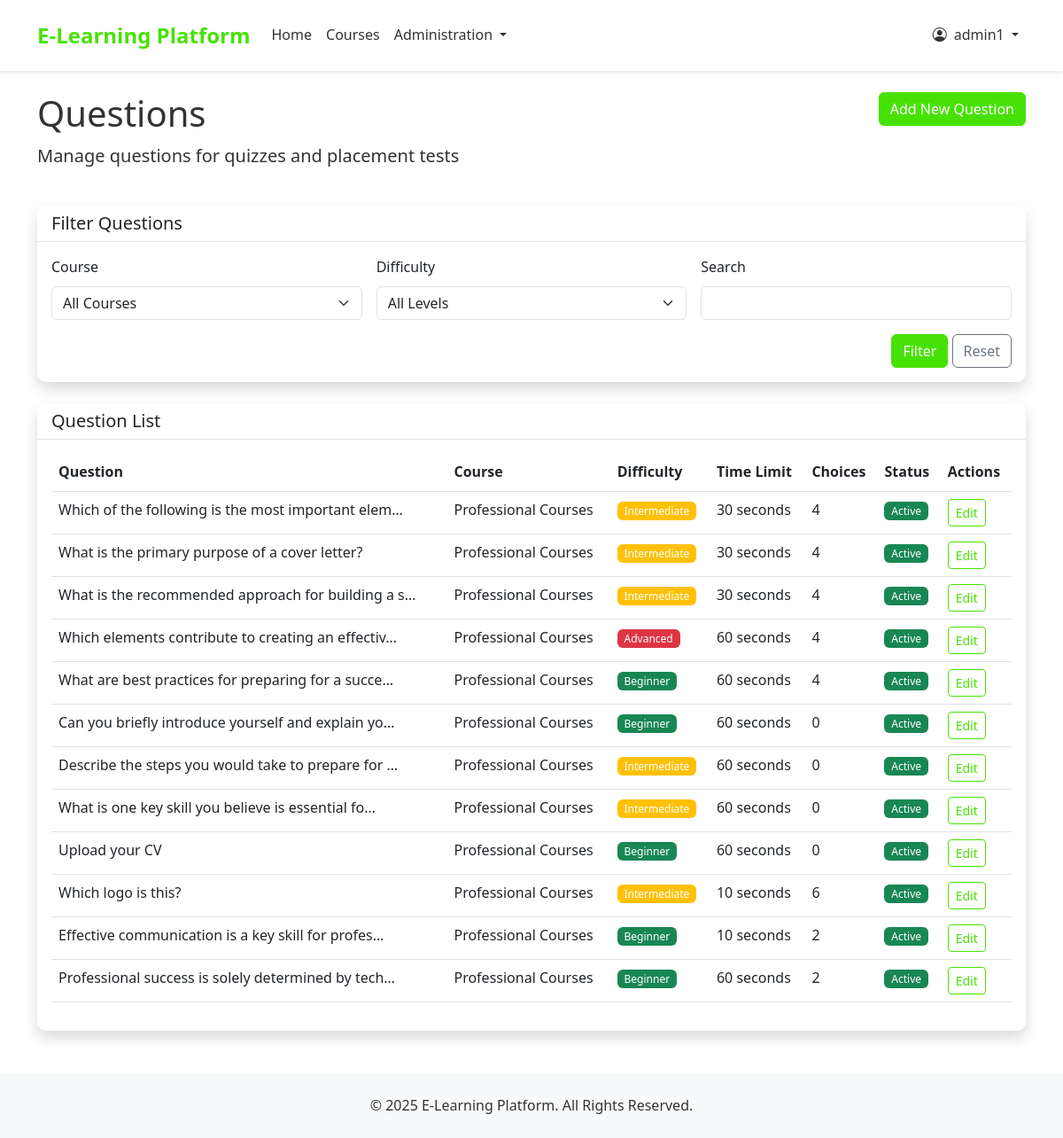
The page /quizzes/questions/ (signed in) on the database as committed earlier.
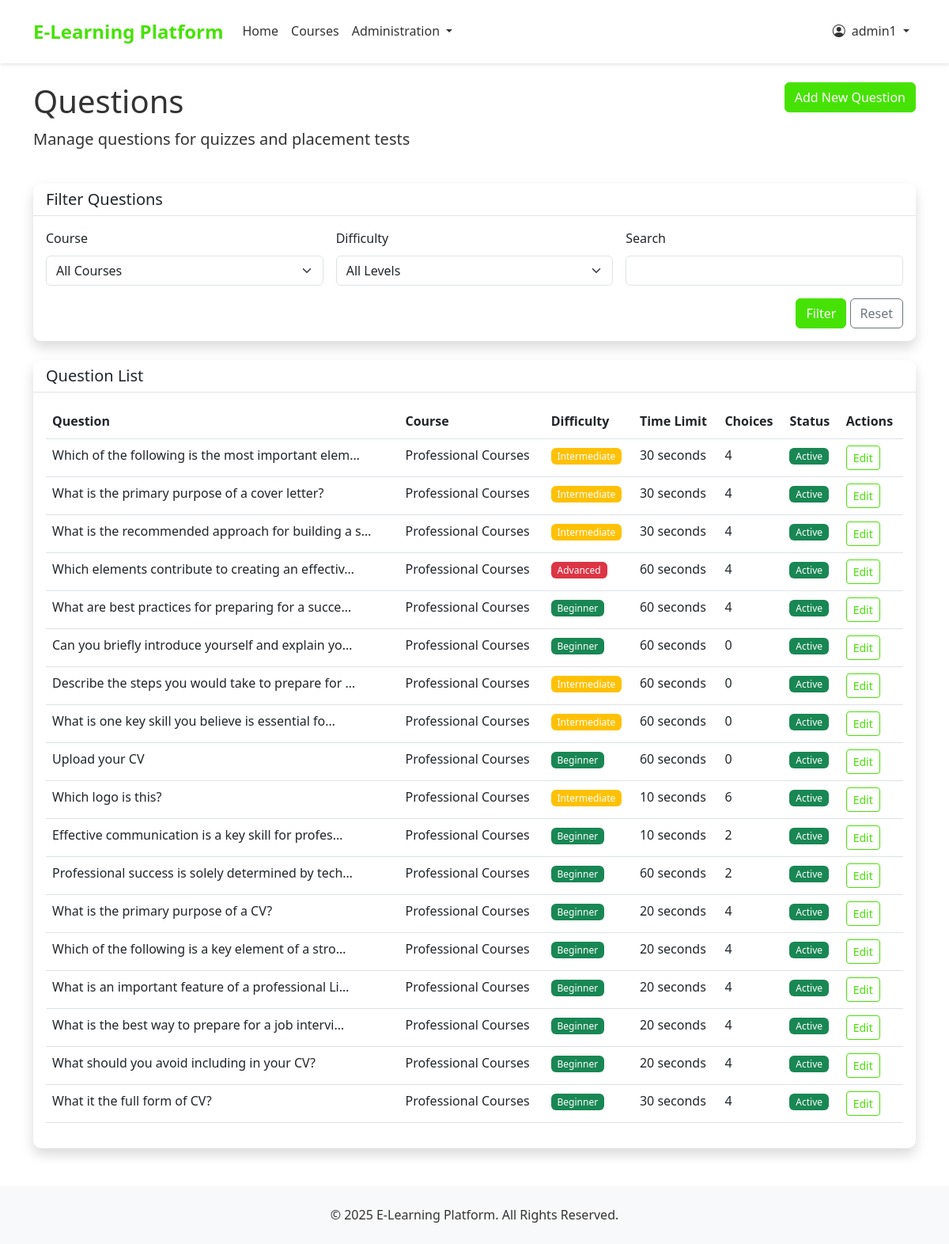
The same page on the database as committed later.
### quizzes/models.py (models this page shows, shortened)
class Question(models.Model):
    DIFFICULTY_CHOICES = (
        ('beginner', 'Beginner'),
        ('intermediate', 'Intermediate'),
        ('advanced', 'Advanced'),
    )
    QUESTION_TYPE_CHOICES = (
        ('multiple_choice', 'Multiple Choice (Single Select)'),
        ('multi_select', 'Multiple Choice (Multi Select)'),
        ('true_false', 'True/False'),
        ('dropdown', 'Dropdown'),
        ('star_rating', 'Star Rating'),
        ('likert_scale', 'Likert Scale'),
        ('matrix', 'Matrix Questions'),
        ('image_choice', 'Image Choice'),
        ('image_rating', 'Image Rating'),
        ('short_answer', 'Short Answer'),
        ('long_answer', 'Long Answer'),
        ('file_upload', 'File Upload'),
        ('voice_record', 'Voice Recording'),
        ('matching', 'Matching'),
    )
    course = models.ForeignKey(Course, on_delete=models.CASCADE, related_name='questions')
    text = models.TextField()
    question_type = models.CharField(max_length=20, choices=QUESTION_TYPE_CHOICES, default='multiple_choice')
    difficulty = models.CharField(max_length=15, choices=DIFFICULTY_CHOICES)
    time_limit = models.PositiveIntegerField(default=60, help_text="Time limit in seconds")
    is_active = models.BooleanField(default=True)
    image = models.ImageField(upload_to='question_images/', blank=True, null=True)
    audio = models.FileField(upload_to='question_audio/', blank=True, null=True)
    created_at = models.DateTimeField(auto_now_add=True)

### courses/models.py (models this page shows, shortened)
class Course(models.Model):
    title = models.CharField(max_length=200)
    slug = models.SlugField(max_length=200, unique=True, blank=True)
    description = models.TextField()
    overview = models.TextField(blank=True, null=True)
    placement_test_price = models.DecimalField(max_digits=6, decimal_places=2)
    is_active = models.BooleanField(default=True)
    created_at = models.DateTimeField(auto_now_add=True)
    updated_at = models.DateTimeField(auto_now=True)

### quizzes/views.py (the view)
# urls.py: path('questions/', views.question_list, name='question_list'),
@login_required
@user_passes_test(is_teacher_or_admin)
def question_list(request):
    questions = Question.objects.all().select_related('course')
    courses = Course.objects.all()
    difficulty_choices = Question.DIFFICULTY_CHOICES
    course_id = request.GET.get('course')
    difficulty = request.GET.get('difficulty')
    search = request.GET.get('search')
    if course_id:
        questions = questions.filter(course_id=course_id)
    if difficulty:
        questions = questions.filter(difficulty=difficulty)
    if search:
        questions = questions.filter(text__icontains=search)
    return render(request, 'quizzes/question_list.html', {
        'questions': questions,
        'courses': courses,
        'difficulty_choices': difficulty_choices
    })

### quizzes/views.py (called while the page is built)
def is_teacher_or_admin(user):
    return user.user_type == 'teacher' or user.is_staff or user.is_superuser

### templates/quizzes/question_list.html (shortened to what the changed rows need)
{% extends 'base.html' %}
{% block content %}
<div class="row mb-4">
    <div class="col-md-8">
        <h1>Questions</h1>
    </div>
</div>
<div class="row">
    <div class="col-12">
        <div class="card shadow">
            <div class="card-body">
                {% if questions %}
                    <div class="table-responsive">
                        <table class="table">
                            <thead>
                                <tr>
                                    <th>Question</th>
                                    <th>Course</th>
                                    <th>Difficulty</th>
                                    <th>Time Limit</th>
                                    <th>Choices</th>
                                    <th>Status</th>
                                    <th>Actions</th>
                                </tr>
                            </thead>
                            <tbody>
                                {% for question in questions %}
                                    <tr>
                                        <td>{{ question.text|truncatechars:50 }}</td>
                                        <td>{{ question.course.title }}</td>
                                        <td>
                                            {% if question.difficulty == 'beginner' %}
                                                <span class="badge bg-success">Beginner</span>
                                            {% elif question.difficulty == 'intermediate' %}
                                                <span class="badge bg-warning">Intermediate</span>
                                            {% else %}
                                                <span class="badge bg-danger">Advanced</span>
                                            {% endif %}
                                        </td>
                                        <td>{{ question.time_limit }} seconds</td>
                                        <td>{{ question.choices.count }}</td>
                                        <td>
                                            {% if question.is_active %}
                                                <span class="badge bg-success">Active</span>
                                            {% else %}
                                                <span class="badge bg-danger">Inactive</span>
                                            {% endif %}
                                        </td>
                                        <td>
                                            <a href="{% url 'question_update' question.id %}" class="btn btn-sm btn-outline-primary">Edit</a>
                                        </td>
                                    </tr>
                                {% endfor %}
                            </tbody>
                        </table>
                    </div>
                {% else %}
                    <div class="alert alert-info">
                        <p class="mb-0">No questions found. {% if request.GET %}Try different filter options or {% endif %}<a href="{% url 'question_create' %}" class="alert-link">create a new question</a>.</p>
                    </div>
                {% endif %}
            </div>
        </div>
    </div>
</div>
{% endblock %}

Rows that differ between the two databases and show on the page:
added Question: text "What is the primary purpose of a CV?", course "Professional Courses", difficulty "Beginner", time_limit "20", choices.count "4", is_active "Active"
added Question: text "Which of the following is a key element of a stro…", course "Professional Courses", difficulty "Beginner", time_limit "20", choices.count "4", is_active "Active"
added Question: text "What is an important feature of a professional Li…", course "Professional Courses", difficulty "Beginner", time_limit "20", choices.count "4", is_active "Active"
added Question: text "What is the best way to prepare for a job intervi…", course "Professional Courses", difficulty "Beginner", time_limit "20", choices.count "4", is_active "Active"
added Question: text "What should you avoid including in your CV?", course "Professional Courses", difficulty "Beginner", time_limit "20", choices.count "4", is_active "Active"
added Question: text "What it the full form of CV?", course "Professional Courses", difficulty "Beginner", time_limit "30", choices.count "4", is_active "Active"
